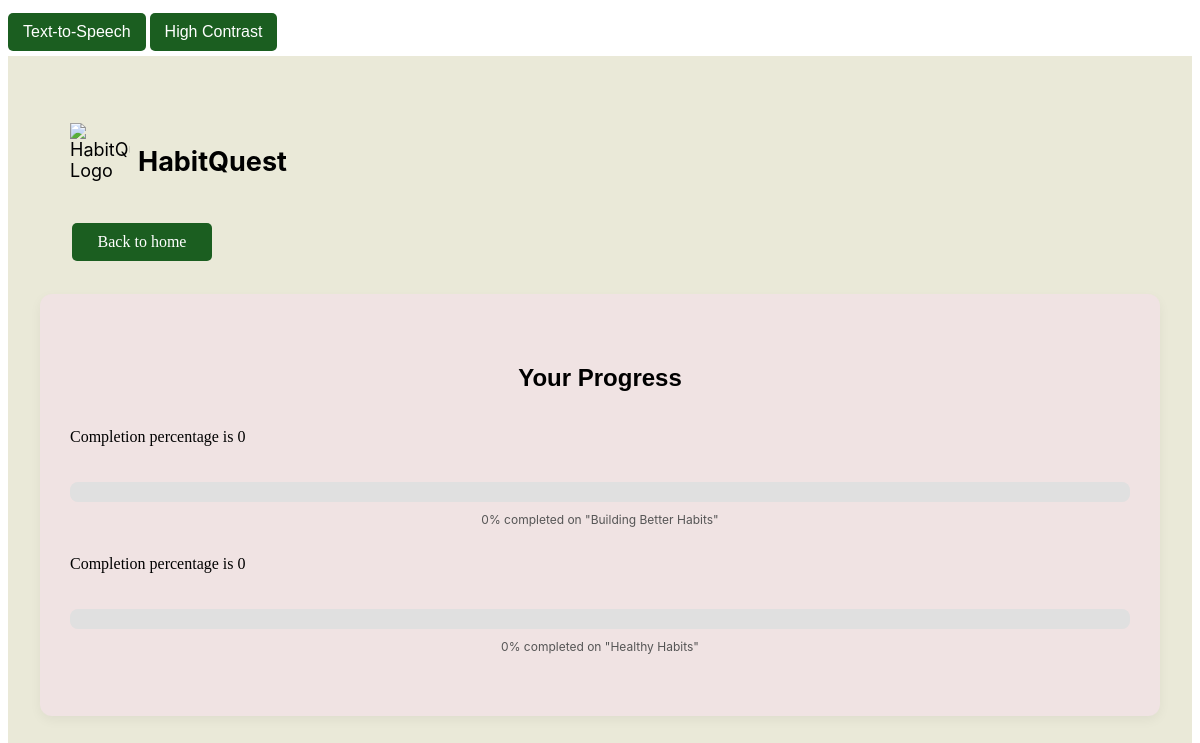
Screenshot of /progress (signed in) with the database file from the repository.
### tables this page shows
CREATE TABLE HabitProgress (
    progress_id INTEGER PRIMARY KEY AUTOINCREMENT,
    user_id INTEGER NOT NULL,
    content_id INTEGER NOT NULL, -- References habit_id in the Habits table
    title TEXT NOT NULL,
    time_spent INTEGER,
    last_assessment_score INTEGER DEFAULT 0.0, -- Score percentage for the last assessment taken
    progress_level INTEGER DEFAULT 0, -- Level or milestone achieved in the habit
    rewards_earned TEXT, -- Stores the latest reward earned, e.g., "Gold Star", "Silver Star"
    last_updated TIMESTAMP DEFAULT CURRENT_TIMESTAMP, -- Date when this record was last updated
    FOREIGN KEY (user_id) REFERENCES Users(user_id),
    FOREIGN KEY (content_id) REFERENCES Habits(habit_id),
    UNIQUE (user_id, content_id) -- Ensures only one progress record per user and habit
);

### app.py (the view)
@app.route('/progress')
def progress():
    if 'user_id' not in session:
        flash('You need to log in first.')
        return redirect(url_for('login'))
    user_id = session['user_id']
    conn = get_db_connection()
    cursor = conn.cursor()
    cursor.execute('''SELECT * FROM HabitProgress WHERE user_id = ?''', (user_id,))
    enrolled_habits = cursor.fetchall()
    progress_data = []
    for habit in enrolled_habits:
        habit_id = habit['content_id']
        cursor.execute('SELECT COUNT(*) as total_tasks FROM Tasks WHERE content_id = ? AND user_id = ?', (habit_id, user_id))
        total_tasks = cursor.fetchone()['total_tasks']
        cursor.execute('SELECT COUNT(*) as completed_tasks FROM Tasks WHERE content_id = ? AND user_id = ? AND status = ?',
                       (habit_id, user_id, 'Completed'))
        completed_tasks = cursor.fetchone()['completed_tasks']
        completion_percentage = (completed_tasks / total_tasks * 100) if total_tasks > 0 else 0
        progress_data.append({
            'habit_name': habit['title'],
            'completion_percentage': completion_percentage,
            'last_assessment_score': habit['last_assessment_score'] or 0,
            'progress_level': habit['progress_level'],
            'rewards_earned': habit['rewards_earned'],
            'time_spent': habit['time_spent'] or 0
        })
    conn.close()
    return render_template('progress.html', progress_data=progress_data, user=session)

### app.py (called while the page is built)
def get_db_connection():
    conn = sqlite3.connect('habit_tracker.db',timeout=10)
    conn.row_factory = sqlite3.Row  # To fetch rows as dictionaries
    return conn

### templates/progress.html (shortened to what this page needs)
<!DOCTYPE html>
<html lang="en">
<head>
</head>
<body>
    <div class="accessibility-controls">
        <button onclick="toggleTextToSpeech()">Text-to-Speech</button>
        <button onclick="toggleContrast()">High Contrast</button>
    </div>
    <section class="progress-page">
        <header class="logo-container">
            <img src="https://cdn.builder.io/api/v1/image/assets/TEMP/eb1830b5454e0074642c040444e16c8b4efe38cc3a5289983eba32e185b3736b?placeholderIfAbsent=true&apiKey=aa3f52c3f2244f6ca05b5f4f61461c10" alt="HabitQuest Logo" class="logo">
            <h1>HabitQuest</h1>
        </header>
        <br>
        <a href="{{ url_for('index') }}" class="button">Back to home</a>
        <main class="progress-card">
            <h2 class="progress-title">Your Progress</h2>
            {% for course in progress_data %}
            <p>Completion percentage is {{ course.last_assessment_score }}</p>
            <article class="progress-item">
                <div class="progress-bar" role="progressbar" aria-label="{{ course.habit_name }} Progress" aria-valuenow="{{ course.last_assessment_score }}" aria-valuemin="0" aria-valuemax="100">
                </div>
                <p class="progress-text">{{ course.last_assessment_score }}% completed on "{{ course.habit_name }}"</p>
            </article>
            {% endfor %}
        </main>
    </section>
</body>
</html>

### templates/progress.html (style rules this page uses)
.progress-page { background-color: #eae9d8; display: flex; flex-direction: column; overflow: hidden; padding: 67px 62px 368px; }
.logo-container { align-self: flex-start; display: flex; gap: 8px; color: #000; font: 400 18px Inter, sans-serif; }
.logo { aspect-ratio: 1.05; object-fit: contain; object-position: center; width: 60px; }
.progress-card { border-radius: 12px; background-color: #f0e3e3; box-shadow: 0 4px 12px rgba(0, 0, 0, 0.05); align-self: center; display: flex; margin-top: 29px; width: 100%; max-width: 1264px; flex-direction: column; padding: 50px 30px; }
.progress-title { color: #000; text-align: center; font: 700 24px Poppins, sans-serif; }
.progress-item { display: flex; margin-top: 20px; width: 100%; flex-direction: column; }
.progress-bar { border-radius: 8px; background-color: #e0e0e0; display: flex; width: 100%; }
.progress-text { margin-top: 10px; color: #555; text-align: center; font: 400 12px Inter, sans-serif; }
.button { background-color: #1B5E20; color: white; padding: 10px 20px; text-align: center; text-decoration: none; display: inline-block; font-size: 16px; margin: 4px 2px; border: none; border-radius: 5px; width: 100px; cursor: pointer; transition: background-color 0.3s; }
button, select { display: inline-block; padding: 10px 15px; font-size: 1em; color: #fff; background-color: #1B5E20; border: none; border-radius: 5px; cursor: pointer; transition: background-color 0.3s ease, transform 0.2s ease; margin: 5px 0; }

### rows the page displays
HabitProgress: last_assessment_score "0", habit_name "Building Better Habits"
HabitProgress: last_assessment_score "0", habit_name "Healthy Habits"
